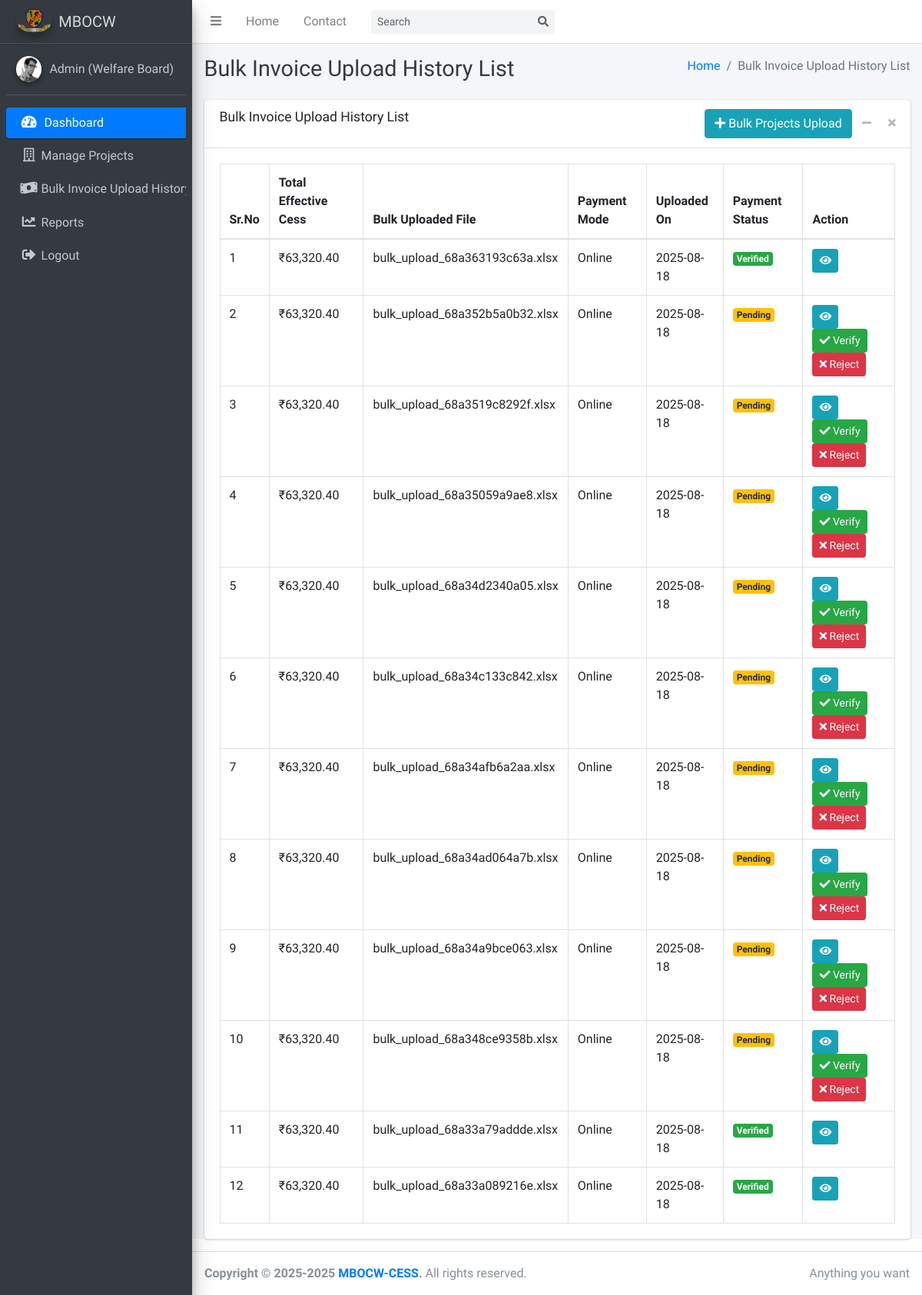
The app's page /dashboard/bulk-invoices-history.php (signed in), older data.
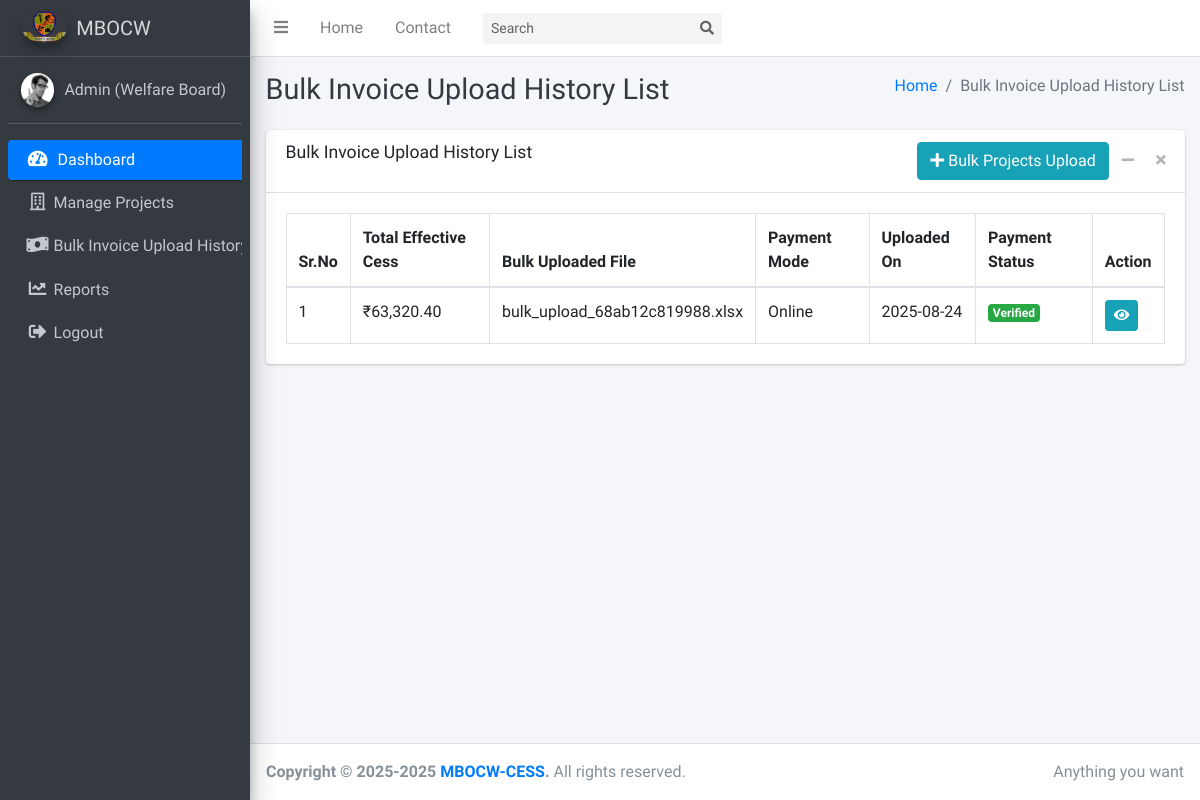
The same page, newer data.
### tables this page shows
CREATE TABLE IF NOT EXISTS `bulk_projects_invoices_history` (
  `id` int NOT NULL AUTO_INCREMENT,
  `effective_cess_amount` decimal(15,2) NOT NULL,
  `bulk_project_invoices_template_file` text NOT NULL,
  `cess_payment_mode` int NOT NULL COMMENT '1=Online ,2=Offline, 3=Exempted',
  `is_payment_verified` int NOT NULL COMMENT '1=verified, 2=pending, 3=rejected',
  `rejection_reason` text NOT NULL,
  `created_at` datetime NOT NULL DEFAULT CURRENT_TIMESTAMP,
  PRIMARY KEY (`id`)
);

### dashboard/bulk-invoices-history.php (the view, shortened to what this page needs)
<?php
require_once '../config/db.php';
function getPaymentModeName($mode) {
    switch ($mode) {
        case '1': return 'Online';
    }
}
function getPaymentStatus($status) {
    switch ($status) {
        case '1': return '<span class="badge bg-success">Verified</span>';
        case '2': return '<span class="badge bg-warning">Pending</span>';
    }
}
?>
<!DOCTYPE html>
<html lang="en">
<head>
  <link rel="stylesheet" href="../plugins/fontawesome-free/css/all.min.css">
  <link rel="stylesheet" href="../plugins/datatables-bs4/css/dataTables.bootstrap4.min.css">
  <link rel="stylesheet" href="../plugins/datatables-responsive/css/responsive.bootstrap4.min.css">
  <link rel="stylesheet" href="../dist/css/adminlte.min.css">
</head>
<body class="hold-transition sidebar-mini">
<div class="wrapper">
  <?php include('includes/navbar.php'); ?>
  <?php include('includes/sidebar.php'); ?>
  <div class="content-wrapper">
    <div class="content-header">
      <div class="container-fluid">
        <div class="row mb-2">
          <div class="col-sm-6">
            <h1 class="m-0 text-dark">Bulk Invoice Upload History List</h1>
          </div>
          <div class="col-sm-6">
            <ol class="breadcrumb float-sm-right">
              <li class="breadcrumb-item"><a href="#">Home</a></li>
              <li class="breadcrumb-item active">Bulk Invoice Upload History List</li>
            </ol>
          </div>
        </div>
      </div>
    </div>
    <div class="content">
        <div class="container-fluid">
            <div class="card">
            <div class="card-header">
                <h3 class="card-title">Bulk Invoice Upload History List</h3>
                <div class="card-tools">
                    <a href="bulk-projects-invoice-cess-upload-form.php" class="btn btn-info" ><i class="fas fa-plus"></i> Bulk Projects Upload</a>
                    <button type="button" class="btn btn-tool" data-card-widget="collapse" data-toggle="tooltip" title="Collapse"><i class="fas fa-minus"></i></button>
                    <button type="button" class="btn btn-tool" data-card-widget="remove" data-toggle="tooltip" title="Remove"><i class="fas fa-times"></i></button>
                </div>
            </div>
            <div class="card-body">
                <table id="example1" class="table table-bordered">
                    <thead>
                        <tr>
                            <th>Sr.No</th>
                            <th>Total Effective Cess</th>
                            <th>Bulk Uploaded File</th>
                            <th>Payment Mode</th>
                            <th>Uploaded On</th>
                            <th>Payment Status</th>
                            <th>Action</th>
                        </tr>
                    </thead>
                    <tbody>
                        <?php
                        $sql = "SELECT
                                        bpih.id,
                                        bpih.effective_cess_amount,
                                        bpih.bulk_project_invoices_template_file,
                                        bpih.cess_payment_mode,
                                        bpih.is_payment_verified,
                                        bpih.rejection_reason,
                                        bpih.created_at
                                    FROM bulk_projects_invoices_history AS bpih
                                    ORDER BY bpih.created_at DESC";
                        $result = mysqli_query($conn, $sql);
                        $sr = 1;
                        if (mysqli_num_rows($result) > 0) {
                            while ($row = mysqli_fetch_assoc($result)) {
                                echo "<tr id='row-{$row['id']}'>";
                                echo "<td>{$sr}</td>";
                                echo "<td>₹" . htmlspecialchars(number_format($row['effective_cess_amount'], 2)) . "</td>";
                                echo "<td>" . htmlspecialchars($row['bulk_project_invoices_template_file']) . "</td>";
                                echo "<td>" . htmlspecialchars(getPaymentModeName($row['cess_payment_mode'])) . "</td>";
                                echo "<td>" . htmlspecialchars(date("Y-m-d", strtotime($row['created_at']))) . "</td>";
                                if ($row['is_payment_verified'] == 3) {
                                    $tooltip = htmlspecialchars($row['rejection_reason']);
                                    echo "<td class='payment-status'><span class='badge bg-danger' data-toggle='tooltip' title='{$tooltip}'>Rejected</span></td>";
                                } else {
                                    $status = getPaymentStatus($row['is_payment_verified']);
                                    echo "<td class='payment-status'>" . $status . "</td>";
                                }
                                echo "<td class='actions'>";
                                echo "<a href='view-bulk-invoice.php?id=" . $row['id'] . "' class='btn btn-sm btn-info'><i class='fas fa-eye'></i></a>";
                                if ($row['is_payment_verified'] == 2) {
                                    echo " <button class='btn btn-sm btn-success verify-btn' data-id='{$row['id']}'><i class='fas fa-check'></i> Verify</button>";
                                    echo " <button class='btn btn-sm btn-danger reject-btn' data-id='{$row['id']}' data-toggle='modal' data-target='#rejectModal'><i class='fas fa-times'></i> Reject</button>";
                                }
                                echo "</td>";
                                echo "</tr>";
                                $sr++;
                            }
                        } else {
                            echo "<tr><td colspan='7' class='text-center'>No bulk invoice history found.</td></tr>";
                        }
                        ?>
                    </tbody>
                </table>
            </div>
          </div>
        </div>
    </div>
  </div>
  <?php include('includes/footer.php'); ?>
</div>
</body>
</html>

### dashboard/includes/navbar.php (shortened to what this page needs)
<nav class="main-header navbar navbar-expand navbar-white navbar-light">
    <ul class="navbar-nav">
      <li class="nav-item">
        <a class="nav-link" data-widget="pushmenu" href="#" role="button"><i class="fas fa-bars"></i></a>
      </li>
      <li class="nav-item d-none d-sm-inline-block">
        <a href="#" class="nav-link">Home</a>
      </li>
      <li class="nav-item d-none d-sm-inline-block">
        <a href="#" class="nav-link">Contact</a>
      </li>
    </ul>
    <form class="form-inline ml-3">
      <div class="input-group input-group-sm">
        <input class="form-control form-control-navbar" type="search" placeholder="Search" aria-label="Search">
        <div class="input-group-append">
          <button class="btn btn-navbar" type="submit">
            <i class="fas fa-search"></i>
          </button>
        </div>
      </div>
    </form>
  </nav>

### dashboard/includes/sidebar.php
<aside class="main-sidebar sidebar-dark-primary elevation-4">
    <a href="dashboard.php" class="brand-link">
      <img src="../dist/img/MBOCWLogo.png" alt="MBOCW Logo" class="brand-image img-circle elevation-3" style="opacity: .8">
      <span class="brand-text font-weight-light">MBOCW</span>
    </a>
    <div class="sidebar">
      <div class="user-panel mt-3 pb-3 mb-3 d-flex">
        <div class="image">
          <img src="../dist/img/user2-160x160.jpg" class="img-circle elevation-2" alt="User Image">
        </div>
        <div class="info" title="<?php echo $_SESSION['user_role_name']; ?>">
          <a href="javascript:void(0);" class="d-block"><?php echo $_SESSION['user_role_name']; ?></a>
        </div>
      </div>
      <nav class="mt-2">
        <ul class="nav nav-pills nav-sidebar flex-column" data-widget="treeview" role="menu" data-accordion="false">
          <li class="nav-item">
            <a href="dashboard.php" class="nav-link active">
              <i class="nav-icon fas fa-tachometer-alt"></i>
              <p>Dashboard</p>
            </a>
          </li>
          <li class="nav-item"><a href="projects.php" class="nav-link"><i class="far fa-building nav-icon"></i><p>Manage Projects</p></a></li>
          <li class="nav-item"><a href="bulk-invoices-history.php" class="nav-link"><i class="nav-icon fas fa-money-bill-wave"></i><p>Bulk Invoice Upload History</p></a></li>
          <li class="nav-item"><a href="reports.php" class="nav-link"><i class="nav-icon fas fa-chart-line"></i><p>Reports</p></a></li>
          <li class="nav-item"><a href="logout.php" class="nav-link"><i class="nav-icon fas fa-sign-out-alt"></i><p>Logout</p></a></li>
        </ul>
      </nav>
    </div>
  </aside>

### dashboard/includes/footer.php
<footer class="main-footer">
    <div class="float-right d-none d-sm-inline">
      Anything you want
    </div>
    <strong>Copyright &copy; 2025-<?php echo date('Y'); ?> <a href="javascript:void(0);">MBOCW-CESS</a>.</strong> All rights reserved.
  </footer>

Row changes from the older to the newer data that the page shows:
removed bulk_projects_invoices_history: effective_cess_amount "63,320.40", bulk_project_invoices_template_file "bulk_upload_68a363193c63a.xlsx", cess_payment_mode "Online", created_at "2025-08-18", is_payment_verified "Verified"
removed bulk_projects_invoices_history: effective_cess_amount "63,320.40", bulk_project_invoices_template_file "bulk_upload_68a352b5a0b32.xlsx", cess_payment_mode "Online", created_at "2025-08-18", is_payment_verified "Pending"
removed bulk_projects_invoices_history: effective_cess_amount "63,320.40", bulk_project_invoices_template_file "bulk_upload_68a3519c8292f.xlsx", cess_payment_mode "Online", created_at "2025-08-18", is_payment_verified "Pending"
removed bulk_projects_invoices_history: effective_cess_amount "63,320.40", bulk_project_invoices_template_file "bulk_upload_68a35059a9ae8.xlsx", cess_payment_mode "Online", created_at "2025-08-18", is_payment_verified "Pending"
removed bulk_projects_invoices_history: effective_cess_amount "63,320.40", bulk_project_invoices_template_file "bulk_upload_68a34d2340a05.xlsx", cess_payment_mode "Online", created_at "2025-08-18", is_payment_verified "Pending"
removed bulk_projects_invoices_history: effective_cess_amount "63,320.40", bulk_project_invoices_template_file "bulk_upload_68a34c133c842.xlsx", cess_payment_mode "Online", created_at "2025-08-18", is_payment_verified "Pending"
removed bulk_projects_invoices_history: effective_cess_amount "63,320.40", bulk_project_invoices_template_file "bulk_upload_68a34afb6a2aa.xlsx", cess_payment_mode "Online", created_at "2025-08-18", is_payment_verified "Pending"
removed bulk_projects_invoices_history: effective_cess_amount "63,320.40", bulk_project_invoices_template_file "bulk_upload_68a34ad064a7b.xlsx", cess_payment_mode "Online", created_at "2025-08-18", is_payment_verified "Pending"
removed bulk_projects_invoices_history: effective_cess_amount "63,320.40", bulk_project_invoices_template_file "bulk_upload_68a34a9bce063.xlsx", cess_payment_mode "Online", created_at "2025-08-18", is_payment_verified "Pending"
removed bulk_projects_invoices_history: effective_cess_amount "63,320.40", bulk_project_invoices_template_file "bulk_upload_68a348ce9358b.xlsx", cess_payment_mode "Online", created_at "2025-08-18", is_payment_verified "Pending"
removed bulk_projects_invoices_history: effective_cess_amount "63,320.40", bulk_project_invoices_template_file "bulk_upload_68a33a79addde.xlsx", cess_payment_mode "Online", created_at "2025-08-18", is_payment_verified "Verified"
changed bulk_projects_invoices_history "Online": bulk_project_invoices_template_file "bulk_upload_68a33a089216e.xlsx" → "bulk_upload_68ab12c819988.xlsx"; created_at "2025-08-18" → "2025-08-24"
